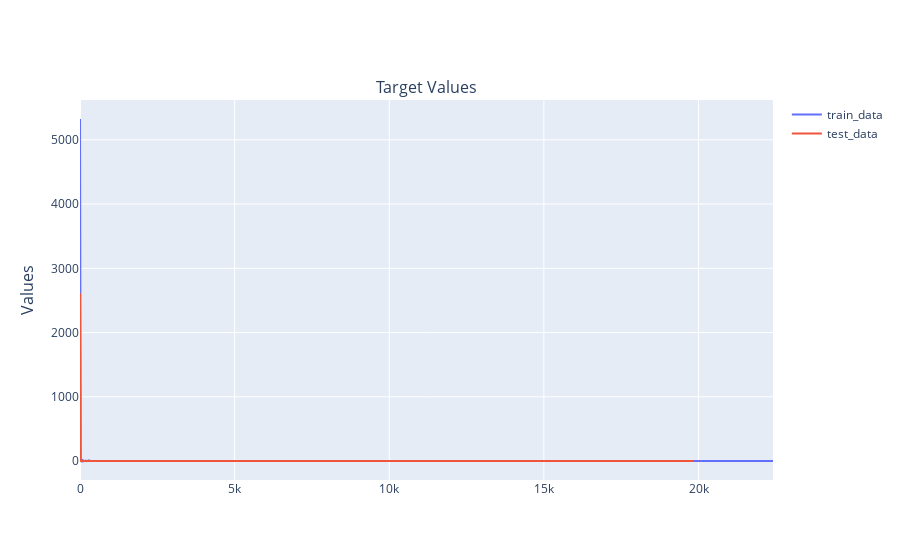

Notebook source saved alongside this figure:
### Code cell
visual(train, test, "Spa")

### Figure 1 — Plotly figure (JSON) as saved in the notebook; plotly's stock layout.template omitted (floating-point values rounded to 4 significant figures; data arrays with more than 128 entries replaced by an {"elided": "..."} marker saying what was removed)
{"data": [{"name": "train_data", "orientation": "v", "x": {"elided": "1327 int values"}, "y": {"elided": "1327 int values"}, "type": "scatter", "xaxis": "x", "yaxis": "y"}, {"name": "test_data", "orientation": "v", "x": {"elided": "833 int values"}, "y": {"elided": "833 int values"}, "type": "scatter", "xaxis": "x", "yaxis": "y"}], "layout": {"xaxis": {"anchor": "y", "domain": [0, 1], "type": "linear", "range": [0, 22408], "autorange": true}, "yaxis": {"anchor": "x", "domain": [0, 1], "type": "linear", "range": [-294.7, 5620.0], "autorange": true}, "annotations": [{"font": {"size": 16}, "showarrow": false, "text": "Target Values", "x": 0.5, "xanchor": "center", "xref": "paper", "y": 1, "yanchor": "bottom", "yref": "paper"}, {"font": {"size": 16}, "showarrow": false, "text": "Values", "textangle": -90, "x": 0, "xanchor": "right", "xref": "paper", "xshift": -40, "y": 0.5, "yanchor": "middle", "yref": "paper"}], "autosize": true}}
